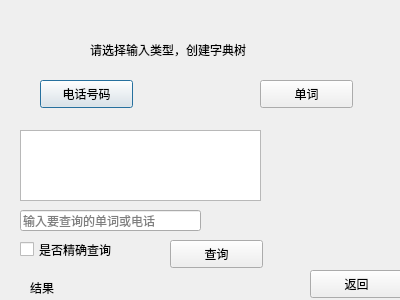
<?xml version="1.0" encoding="UTF-8"?>
<ui version="4.0">
 <class>CreateTrieDialog</class>
 <widget class="QDialog" name="CreateTrieDialog">
  <property name="geometry">
   <rect>
    <x>0</x>
    <y>0</y>
    <width>400</width>
    <height>300</height>
   </rect>
  </property>
  <property name="windowTitle">
   <string>Dialog</string>
  </property>
  <widget class="QLabel" name="label">
   <property name="geometry">
    <rect>
     <x>90</x>
     <y>40</y>
     <width>261</width>
     <height>20</height>
    </rect>
   </property>
   <property name="text">
    <string>请选择输入类型，创建字典树</string>
   </property>
  </widget>
  <widget class="QPushButton" name="phonebtn">
   <property name="geometry">
    <rect>
     <x>40</x>
     <y>80</y>
     <width>93</width>
     <height>28</height>
    </rect>
   </property>
   <property name="text">
    <string>电话号码</string>
   </property>
  </widget>
  <widget class="QPushButton" name="wordbtn">
   <property name="geometry">
    <rect>
     <x>260</x>
     <y>80</y>
     <width>93</width>
     <height>28</height>
    </rect>
   </property>
   <property name="text">
    <string>单词</string>
   </property>
  </widget>
  <widget class="QTextEdit" name="context">
   <property name="geometry">
    <rect>
     <x>20</x>
     <y>130</y>
     <width>241</width>
     <height>71</height>
    </rect>
   </property>
  </widget>
  <widget class="QPushButton" name="back1">
   <property name="geometry">
    <rect>
     <x>310</x>
     <y>270</y>
     <width>93</width>
     <height>28</height>
    </rect>
   </property>
   <property name="text">
    <string>返回</string>
   </property>
  </widget>
  <widget class="QPushButton" name="findbtn1">
   <property name="geometry">
    <rect>
     <x>170</x>
     <y>240</y>
     <width>93</width>
     <height>28</height>
    </rect>
   </property>
   <property name="text">
    <string>查询</string>
   </property>
  </widget>
  <widget class="QLineEdit" name="lineEdit">
   <property name="geometry">
    <rect>
     <x>20</x>
     <y>210</y>
     <width>181</width>
     <height>21</height>
    </rect>
   </property>
   <property name="placeholderText">
    <string>输入要查询的单词或电话</string>
   </property>
  </widget>
  <widget class="QLabel" name="result">
   <property name="geometry">
    <rect>
     <x>70</x>
     <y>280</y>
     <width>72</width>
     <height>15</height>
    </rect>
   </property>
   <property name="text">
    <string/>
   </property>
  </widget>
  <widget class="QLabel" name="cue">
   <property name="geometry">
    <rect>
     <x>30</x>
     <y>110</y>
     <width>151</width>
     <height>16</height>
    </rect>
   </property>
   <property name="text">
    <string/>
   </property>
  </widget>
  <widget class="QCheckBox" name="checkBox">
   <property name="geometry">
    <rect>
     <x>20</x>
     <y>240</y>
     <width>131</width>
     <height>19</height>
    </rect>
   </property>
   <property name="text">
    <string>是否精确查询</string>
   </property>
  </widget>
  <widget class="QLabel" name="label_2">
   <property name="geometry">
    <rect>
     <x>30</x>
     <y>280</y>
     <width>41</width>
     <height>16</height>
    </rect>
   </property>
   <property name="text">
    <string>结果</string>
   </property>
  </widget>
 </widget>
 <resources/>
 <connections>
  <connection>
   <sender>back1</sender>
   <signal>clicked()</signal>
   <receiver>CreateTrieDialog</receiver>
   <slot>close()</slot>
   <hints>
    <hint type="sourcelabel">
     <x>336</x>
     <y>283</y>
    </hint>
    <hint type="destinationlabel">
     <x>199</x>
     <y>149</y>
    </hint>
   </hints>
  </connection>
 </connections>
</ui>
